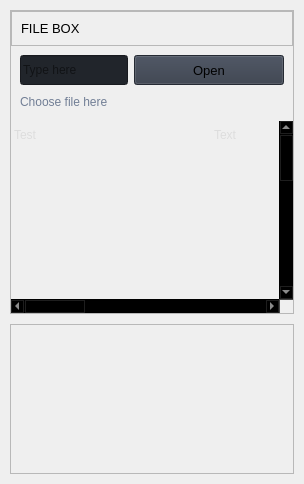
                      <widget class="QWidget" name="widgets">
                       <property name="styleSheet">
                        <string notr="true">b</string>
                       </property>
                       <layout class="QVBoxLayout" name="verticalLayout">
                        <property name="spacing">
                         <number>10</number>
                        </property>
                        <property name="leftMargin">
                         <number>10</number>
                        </property>
                        <property name="topMargin">
                         <number>10</number>
                        </property>
                        <property name="rightMargin">
                         <number>10</number>
                        </property>
                        <property name="bottomMargin">
                         <number>10</number>
                        </property>
                        <item>
                         <widget class="QFrame" name="row_1">
                          <property name="frameShape">
                           <enum>QFrame::StyledPanel</enum>
                          </property>
                          <property name="frameShadow">
                           <enum>QFrame::Raised</enum>
                          </property>
                          <layout class="QVBoxLayout" name="verticalLayout_16">
                           <property name="spacing">
                            <number>0</number>
                           </property>
                           <property name="leftMargin">
                            <number>0</number>
                           </property>
                           <property name="topMargin">
                            <number>0</number>
                           </property>
                           <property name="rightMargin">
                            <number>0</number>
                           </property>
                           <property name="bottomMargin">
                            <number>0</number>
                           </property>
                           <item>
                            <widget class="QFrame" name="frame_div_content_1">
                             <property name="minimumSize">
                              <size>
                               <width>0</width>
                               <height>110</height>
                              </size>
                             </property>
                             <property name="maximumSize">
                              <size>
                               <width>16777215</width>
                               <height>110</height>
                              </size>
                             </property>
                             <property name="frameShape">
                              <enum>QFrame::NoFrame</enum>
                             </property>
                             <property name="frameShadow">
                              <enum>QFrame::Raised</enum>
                             </property>
                             <layout class="QVBoxLayout" name="verticalLayout_17">
                              <property name="spacing">
                               <number>0</number>
                              </property>
                              <property name="leftMargin">
                               <number>0</number>
                              </property>
                              <property name="topMargin">
                               <number>0</number>
                              </property>
                              <property name="rightMargin">
                               <number>0</number>
                              </property>
                              <property name="bottomMargin">
                               <number>0</number>
                              </property>
                              <item>
                               <widget class="QFrame" name="frame_title_wid_1">
                                <property name="maximumSize">
                                 <size>
                                  <width>16777215</width>
                                  <height>35</height>
                                 </size>
                                </property>
                                <property name="frameShape">
                                 <enum>QFrame::StyledPanel</enum>
                                </property>
                                <property name="frameShadow">
                                 <enum>QFrame::Raised</enum>
                                </property>
                                <layout class="QVBoxLayout" name="verticalLayout_18">
                                 <item>
                                  <widget class="QLabel" name="labelBoxBlenderInstalation">
                                   <property name="font">
                                    <font>
                                     <family>Segoe UI</family>
                                     <pointsize>10</pointsize>
                                     <italic>false</italic>
                                     <bold>false</bold>
                                    </font>
                                   </property>
                                   <property name="styleSheet">
                                    <string notr="true"/>
                                   </property>
                                   <property name="text">
                                    <string>FILE BOX</string>
                                   </property>
                                  </widget>
                                 </item>
                                </layout>
                               </widget>
                              </item>
                              <item>
                               <widget class="QFrame" name="frame_content_wid_1">
                                <property name="frameShape">
                                 <enum>QFrame::NoFrame</enum>
                                </property>
                                <property name="frameShadow">
                                 <enum>QFrame::Raised</enum>
                                </property>
                                <layout class="QHBoxLayout" name="horizontalLayout_9">
                                 <item>
                                  <layout class="QGridLayout" name="gridLayout">
                                   <property name="bottomMargin">
                                    <number>0</number>
                                   </property>
                                   <item row="0" column="1">
                                    <widget class="QPushButton" name="pushButton">
                                     <property name="minimumSize">
                                      <size>
                                       <width>150</width>
                                       <height>30</height>
                                      </size>
                                     </property>
                                     <property name="font">
                                      <font>
                                       <family>Segoe UI</family>
                                       <pointsize>10</pointsize>
                                       <italic>false</italic>
                                       <bold>false</bold>
                                      </font>
                                     </property>
                                     <property name="cursor">
                                      <cursorShape>ArrowCursor</cursorShape>
                                     </property>
                                     <property name="styleSheet">
                                      <string notr="true">background-color:
                                                                              rgb(52, 59, 72);</string>
                                     </property>
                                     <property name="text">
                                      <string>Open</string>
                                     </property>
                                     <property name="icon">
                                      <iconset>
                                       <normaloff>
                                                                              :/icons/images/icons/cil-folder-open.png</normaloff>
                                                                              :/icons/images/icons/cil-folder-open.png</iconset>
                                     </property>
                                    </widget>
                                   </item>
                                   <item row="2" column="0" colspan="2">
                                    <widget class="QLabel" name="labelVersion_3">
                                     <property name="styleSheet">
                                      <string notr="true">color:
                                                                              rgb(113, 126, 149);</string>
                                     </property>
                                     <property name="lineWidth">
                                      <number>1</number>
                                     </property>
                                     <property name="text">
                                      <string>Choose file here</string>
                                     </property>
                                    </widget>
                                   </item>
                                   <item row="0" column="0">
                                    <widget class="QLineEdit" name="lineEdit">
                                     <property name="minimumSize">
                                      <size>
                                       <width>0</width>
                                       <height>30</height>
                                      </size>
                                     </property>
                                     <property name="styleSheet">
                                      <string notr="true">background-color:
                                                                              rgb(33, 37, 43);</string>
                                     </property>
                                     <property name="text">
                                      <string/>
                                     </property>
                                     <property name="placeholderText">
                                      <string>Type here</string>
                                     </property>
                                    </widget>
                                   </item>
                                  </layout>
                                 </item>
                                </layout>
                               </widget>
                              </item>
                             </layout>
                            </widget>
                           </item>
                           <item>
                            <widget class="QTableWidget" name="tableWidget">
                             <property name="sizePolicy">
                              <sizepolicy hsizetype="Expanding" vsizetype="Expanding">
                               <horstretch>0</horstretch>
                               <verstretch>0</verstretch>
                              </sizepolicy>
                             </property>
                             <property name="palette">
                              <palette>
                               <active>
                                <colorrole role="WindowText">
                                 <brush brushstyle="SolidPattern">
                                  <color alpha="255">
                                   <red>221</red>
                                   <green>221</green>
                                   <blue>221</blue>
                                  </color>
                                 </brush>
                                </colorrole>
                                <colorrole role="Button">
                                 <brush brushstyle="SolidPattern">
                                  <color alpha="0">
                                   <red>0</red>
                                   <green>0</green>
                                   <blue>0</blue>
                                  </color>
                                 </brush>
                                </colorrole>
                                <colorrole role="Text">
                                 <brush brushstyle="SolidPattern">
                                  <color alpha="255">
                                   <red>221</red>
                                   <green>221</green>
                                   <blue>221</blue>
                                  </color>
                                 </brush>
                                </colorrole>
                                <colorrole role="ButtonText">
                                 <brush brushstyle="SolidPattern">
                                  <color alpha="255">
                                   <red>221</red>
                                   <green>221</green>
                                   <blue>221</blue>
                                  </color>
                                 </brush>
                                </colorrole>
                                <colorrole role="Base">
                                 <brush brushstyle="NoBrush">
                                  <color alpha="255">
                                   <red>0</red>
                                   <green>0</green>
                                   <blue>0</blue>
                                  </color>
                                 </brush>
                                </colorrole>
                                <colorrole role="Window">
                                 <brush brushstyle="SolidPattern">
                                  <color alpha="0">
                                   <red>0</red>
                                   <green>0</green>
                                   <blue>0</blue>
                                  </color>
                                 </brush>
                                </colorrole>
                                <colorrole role="PlaceholderText">
                                 <brush brushstyle="SolidPattern">
                                  <color alpha="128">
                                   <red>221</red>
                                   <green>221</green>
                                   <blue>221</blue>
                                  </color>
                                 </brush>
                                </colorrole>
                               </active>
                               <inactive>
                                <colorrole role="WindowText">
                                 <brush brushstyle="SolidPattern">
                                  <color alpha="255">
                                   <red>221</red>
                                   <green>221</green>
                                   <blue>221</blue>
                                  </color>
                                 </brush>
                                </colorrole>
                                <colorrole role="Button">
                                 <brush brushstyle="SolidPattern">
                                  <color alpha="0">
                                   <red>0</red>
                                   <green>0</green>
                                   <blue>0</blue>
                                  </color>
                                 </brush>
                                </colorrole>
                                <colorrole role="Text">
                                 <brush brushstyle="SolidPattern">
                                  <color alpha="255">
                                   <red>221</red>
                                   <green>221</green>
                                   <blue>221</blue>
                                  </color>
                                 </brush>
                                </colorrole>
                                <colorrole role="ButtonText">
                                 <brush brushstyle="SolidPattern">
                                  <color alpha="255">
                                   <red>221</red>
                                   <green>221</green>
                                   <blue>221</blue>
                                  </color>
                                 </brush>
                                </colorrole>
                                <colorrole role="Base">
                                 <brush brushstyle="NoBrush">
                                  <color alpha="255">
                                   <red>0</red>
                                   <green>0</green>
                                   <blue>0</blue>
                                  </color>
                                 </brush>
                                </colorrole>
                                <colorrole role="Window">
                                 <brush brushstyle="SolidPattern">
                                  <color alpha="0">
                                   <red>0</red>
                                   <green>0</green>
                                   <blue>0</blue>
                                  </color>
                                 </brush>
                                </colorrole>
                                <colorrole role="PlaceholderText">
                                 <brush brushstyle="SolidPattern">
                                  <color alpha="128">
                                   <red>221</red>
                                   <green>221</green>
                                   <blue>221</blue>
                                  </color>
                                 </brush>
                                </colorrole>
                               </inactive>
                               <disabled>
                                <colorrole role="WindowText">
                                 <brush brushstyle="SolidPattern">
                                  <color alpha="255">
                                   <red>221</red>
                                   <green>221</green>
                                   <blue>221</blue>
                                  </color>
                                 </brush>
                                </colorrole>
                                <colorrole role="Button">
                                 <brush brushstyle="SolidPattern">
                                  <color alpha="0">
                                   <red>0</red>
                                   <green>0</green>
                                   <blue>0</blue>
                                  </color>
                                 </brush>
                                </colorrole>
                                <colorrole role="Text">
                                 <brush brushstyle="SolidPattern">
                                  <color alpha="255">
                                   <red>221</red>
                                   <green>221</green>
                                   <blue>221</blue>
                                  </color>
                                 </brush>
                                </colorrole>
                                <colorrole role="ButtonText">
                                 <brush brushstyle="SolidPattern">
                                  <color alpha="255">
                                   <red>221</red>
                                   <green>221</green>
                                   <blue>221</blue>
                                  </color>
                                 </brush>
                                </colorrole>
                                <colorrole role="Base">
                                 <brush brushstyle="NoBrush">
                                  <color alpha="255">
                                   <red>0</red>
                                   <green>0</green>
                                   <blue>0</blue>
                                  </color>
                                 </brush>
                                </colorrole>
                                <colorrole role="Window">
                                 <brush brushstyle="SolidPattern">
                                  <color alpha="0">
                                   <red>0</red>
                                   <green>0</green>
                                   <blue>0</blue>
                                  </color>
                                 </brush>
                                </colorrole>
                                <colorrole role="PlaceholderText">
                                 <brush brushstyle="SolidPattern">
                                  <color alpha="128">
                                   <red>221</red>
                                   <green>221</green>
                                   <blue>221</blue>
                                  </color>
                                 </brush>
                                </colorrole>
                               </disabled>
                              </palette>
                             </property>
                             <property name="frameShape">
                              <enum>QFrame::NoFrame</enum>
                             </property>
                             <property name="verticalScrollBarPolicy">
                              <enum>Qt::ScrollBarAlwaysOn</enum>
                             </property>
                             <property name="sizeAdjustPolicy">
                              <enum>QAbstractScrollArea::AdjustIgnored</enum>
                             </property>
                             <property name="editTriggers">
                              <set>QAbstractItemView::NoEditTriggers</set>
                             </property>
                             <property name="selectionMode">
                              <enum>QAbstractItemView::SingleSelection</enum>
                             </property>
                             <property name="selectionBehavior">
                              <enum>QAbstractItemView::SelectRows</enum>
                             </property>
                             <property name="showGrid">
                              <bool>true</bool>
                             </property>
                             <property name="gridStyle">
                              <enum>Qt::SolidLine</enum>
                             </property>
                             <property name="sortingEnabled">
                              <bool>false</bool>
                             </property>
                             <attribute name="horizontalHeaderVisible">
                              <bool>false</bool>
                             </attribute>
                             <attribute name="horizontalHeaderCascadingSectionResizes">
                              <bool>true</bool>
                             </attribute>
                             <attribute name="horizontalHeaderDefaultSectionSize">
                              <number>200</number>
                             </attribute>
                             <attribute name="horizontalHeaderStretchLastSection">
                              <bool>true</bool>
                             </attribute>
                             <attribute name="verticalHeaderVisible">
                              <bool>false</bool>
                             </attribute>
                             <attribute name="verticalHeaderCascadingSectionResizes">
                              <bool>false</bool>
                             </attribute>
                             <attribute name="verticalHeaderHighlightSections">
                              <bool>false</bool>
                             </attribute>
                             <attribute name="verticalHeaderStretchLastSection">
                              <bool>true</bool>
                             </attribute>
                             <row>
                              <property name="text">
                               <string>New Row</string>
                              </property>
                              <property name="font">
                               <font>
                                <family>Segoe UI</family>
                               </font>
                              </property>
                             </row>
                             <row>
                              <property name="text">
                               <string>New Row</string>
                              </property>
                             </row>
                             <row>
                              <property name="text">
                               <string>New Row</string>
                              </property>
                             </row>
                             <row>
                              <property name="text">
                               <string>New Row</string>
                              </property>
                             </row>
                             <row>
                              <property name="text">
                               <string>New Row</string>
                              </property>
                             </row>
                             <row>
                              <property name="text">
                               <string>New Row</string>
                              </property>
                             </row>
                             <row>
                              <property name="text">
                               <string>New Row</string>
                              </property>
                             </row>
                             <row>
                              <property name="text">
                               <string>New Row</string>
                              </property>
                             </row>
                             <row>
                              <property name="text">
                               <string>New Row</string>
                              </property>
                             </row>
                             <row>
                              <property name="text">
                               <string>New Row</string>
                              </property>
                             </row>
                             <row>
                              <property name="text">
                               <string>New Row</string>
                              </property>
                             </row>
                             <row>
                              <property name="text">
                               <string>New Row</string>
                              </property>
                             </row>
                             <row>
                              <property name="text">
                               <string>New Row</string>
                              </property>
                             </row>
                             <row>
                              <property name="text">
                               <string>New Row</string>
                              </property>
                             </row>
                             <row>
                              <property name="text">
                               <string>New Row</string>
                              </property>
                             </row>
                             <row>
                              <property name="text">
                               <string>New Row</string>
                              </property>
                             </row>
                             <column>
                              <property name="text">
                               <string>0</string>
                              </property>
                             </column>
                             <column>
                              <property name="text">
                               <string>1</string>
                              </property>
                             </column>
                             <column>
                              <property name="text">
                               <string>2</string>
                              </property>
                             </column>
                             <column>
                              <property name="text">
                               <string>3</string>
                              </property>
                             </column>
                             <item row="0" column="0">
                              <property name="text">
                               <string>Test</string>
                              </property>
                             </item>
                             <item row="0" column="1">
                              <property name="text">
                               <string>Text</string>
                              </property>
                             </item>
                             <item row="0" column="2">
                              <property name="text">
                               <string>Cell</string>
                              </property>
                             </item>
                             <item row="0" column="3">
                              <property name="text">
                               <string>Line</string>
                              </property>
                             </item>
                            </widget>
                           </item>
                          </layout>
                         </widget>
                        </item>
                        <item>
                         <widget class="QFrame" name="row_3">
                          <property name="minimumSize">
                           <size>
                            <width>0</width>
                            <height>150</height>
                           </size>
                          </property>
                          <property name="frameShape">
                           <enum>QFrame::StyledPanel</enum>
                          </property>
                          <property name="frameShadow">
                           <enum>QFrame::Raised</enum>
                          </property>
                          <layout class="QHBoxLayout" name="horizontalLayout_12">
                           <property name="spacing">
                            <number>0</number>
                           </property>
                           <property name="leftMargin">
                            <number>0</number>
                           </property>
                           <property name="topMargin">
                            <number>0</number>
                           </property>
                           <property name="rightMargin">
                            <number>0</number>
                           </property>
                           <property name="bottomMargin">
                            <number>0</number>
                           </property>
                          </layout>
                         </widget>
                        </item>
                       </layout>
                      </widget>
